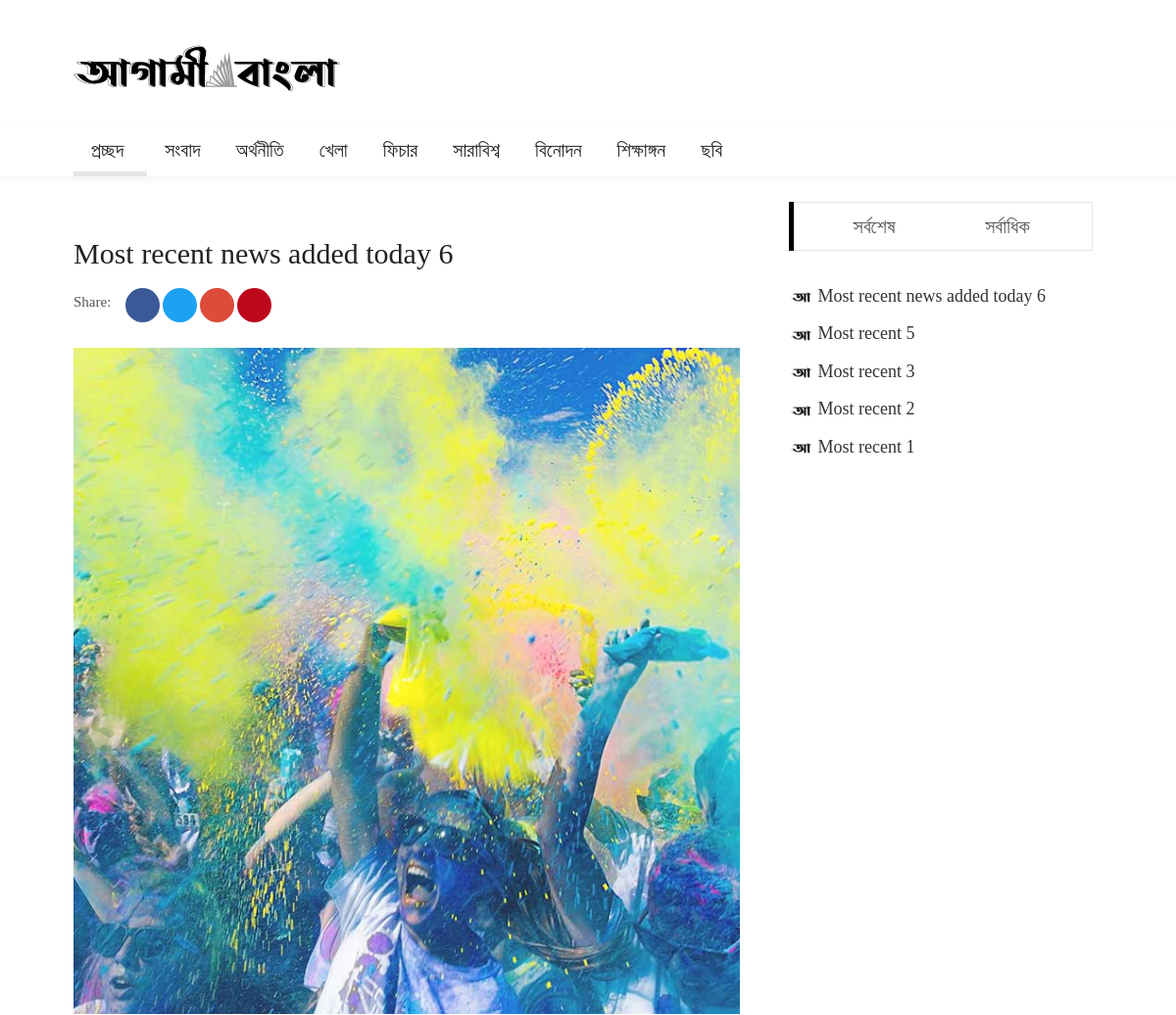
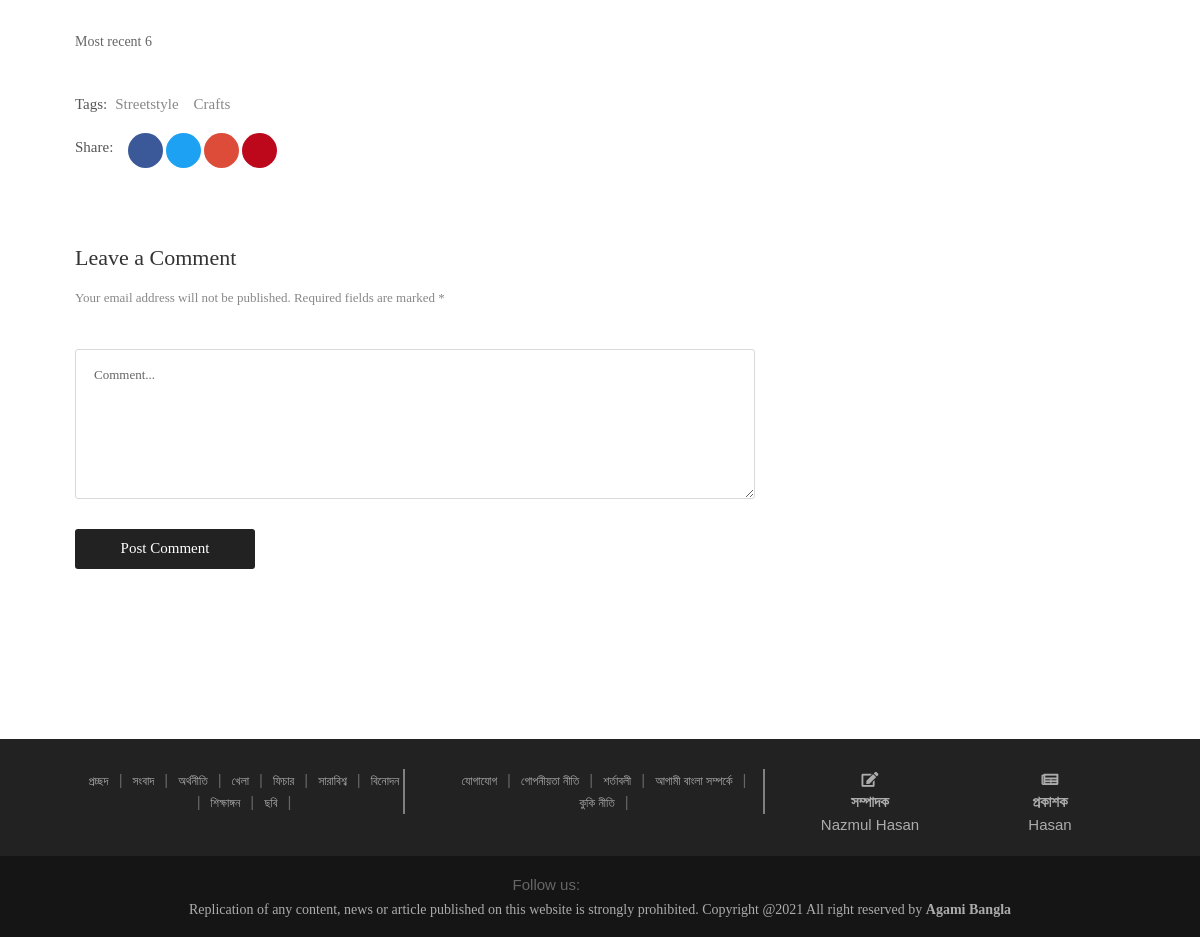
The app's page /ab/news/most/recent/details/5/ with its own data (2 pictures, top to bottom).
### adminPanel/models.py (models this page shows, shortened)
class SiteLogo(models.Model):
    site_logo = models.ImageField()

class NewsCategories(models.Model):
    category_name = models.CharField(default='', max_length=255, verbose_name="News Category Name")

class MostRecent(models.Model):
    news_image       = models.ImageField()
    news_title       = models.TextField(max_length=255)
    news_description = models.TextField(max_length=1000)
    news_writer      = models.CharField(max_length=70, blank=True, null=True)
    news_visitors    = models.IntegerField(blank=True, null=True)
    news_details = models.TextField(max_length=2000, blank=True, null=True)
    news_added_at    = models.DateField(auto_now_add=True)

class EditorPublisher(models.Model):
    editor_name    = models.CharField(max_length=255, default="")
    publisher_name = models.CharField(max_length=255, default="")

### core/views.py (the view)
# urls.py: url(r'^ab/news/most/recent/details/(?P<cat_id>\d+)/$', views.most_recent_news_details, name='newMostRecentDetails'),
def most_recent_news_details(request, cat_id):
    news_by_pk = MostRecent.objects.filter(pk=cat_id).first()
    news_category_model = NewsCategories.objects.all()
    subcategory_model = NewsSubCategories.objects.all()
    list_of_cat_pk_which_has_atleast_one_news = []
    for news in NewsMain.objects.all():
        list_of_cat_pk_which_has_atleast_one_news.append(news.news_catid)
    if MostRecent.objects.count() > 0:
        most_recent_news = MostRecent.objects.all().order_by('-pk')[:5]
    else:
        most_recent_news = "Null"
    if MostPopular.objects.count() > 0:
        most_popular_news = MostPopular.objects.all().order_by('-pk')[:5]
    else:
        most_popular_news = 'Null'
    if EditorPublisher.objects.count() > 0:
        editor_publisher_info = EditorPublisher.objects.filter().first()
    else:
        editor_publisher_info = "Not added yet!"
    if SiteLogo.objects.count() > 0:
        site_logo_db = SiteLogo.objects.filter().first()
    else:
        site_logo_db = "Not found!"
    context = {
        'news_by_pk': news_by_pk,
        'site_logo': site_logo_db,
        'news_category_model': news_category_model,
        'subcategory_model': subcategory_model,
        'list_of_cat_pk_which_has_atleast_one_news': list_of_cat_pk_which_has_atleast_one_news,
        'editor_publisher': editor_publisher_info,
        'most_recent_news': most_recent_news,
        'most_popular_news': most_popular_news,
    }
    return render(request, 'frontEnd/most_recent_news_details.html', context)

### core/templates/frontEnd/most_recent_news_details.html (shortened to what this page needs)
{% extends 'frontEnd/index.html' %}
{% load static %}
{% block main_content %}
	<div class="container">
		<div class="headline bg0 flex-wr-sb-c p-rl-20 p-tb-8">
		</div>
	</div>
	<section class="bg0 p-b-140 p-t-10">
		<div class="container">
			<div class="row justify-content-center">
				<div class="col-md-10 col-lg-8 p-b-30">
					<div class="p-r-10 p-r-0-sr991">
						<div class="p-b-70">
							<h3 class="f1-l-3 cl2 p-b-16 p-t-33 respon2">
								{{news_by_pk.news_title}}
							</h3>
							<div class="flex-s-s">
								<span class="f1-s-12 cl5 p-t-1 m-r-15">
									Share:
								</span>
								<div class="flex-wr-s-s size-w-0">
									<a href="#" class="dis-block f1-s-18 cl0 bg-facebook borad-3 hov-btn1 m-r-3 m-b-3 trans-03 add_border">
										<i class="fab fa-facebook-f m-r-3"></i>
									</a>
									<a href="#" class="dis-block f1-s-18 cl0 borad-3 hov-btn1 m-r-3 m-b-3 trans-03 add_border bg-twitter">
										<i class="fab fa-twitter m-r-3"></i>
									</a>
									<a href="#" class="bg-google dis-block f1-s-18 cl0 borad-3 hov-btn1 m-r-3 m-b-3 trans-03 add_border">
										<i class="fab fa-google-plus-g m-r-3"></i>
									</a>
									<a href="#" class="bg-pinterest dis-block f1-s-18 cl0 borad-3 hov-btn1 m-r-3 m-b-3 trans-03 add_border">
										<i class="fab fa-pinterest-p m-r-3"></i>
									</a>
								</div>
							</div>
							<br>
							<div class="wrap-pic-max-w p-b-30">
								<img src="{{news_by_pk.news_image.url}}" alt="IMG">
							</div>
							<p class="f1-s-11 cl6 p-b-25">
								{{news_by_pk.news_description|safe}}
							</p>
							<div class="flex-s-s p-t-12 p-b-15">
								<span class="f1-s-12 cl5 m-r-8">
									Tags:
								</span>
								<div class="flex-wr-s-s size-w-0">
									<a href="#" class="f1-s-12 cl8 hov-link1 m-r-15">
										Streetstyle
									</a>
									<a href="#" class="f1-s-12 cl8 hov-link1 m-r-15">
										Crafts
									</a>
								</div>
							</div>
							<div class="flex-s-s">
								<span class="f1-s-12 cl5 p-t-1 m-r-15">
									Share:
								</span>
								<div class="flex-wr-s-s size-w-0">
									<a href="#" class="dis-block f1-s-18 cl0 bg-facebook borad-3 hov-btn1 m-r-3 m-b-3 trans-03 add_border">
										<i class="fab fa-facebook-f m-r-3"></i>
									</a>
									<a href="#" class="dis-block f1-s-18 cl0 borad-3 hov-btn1 m-r-3 m-b-3 trans-03 add_border bg-twitter">
										<i class="fab fa-twitter m-r-3"></i>
									</a>
									<a href="#" class="bg-google dis-block f1-s-18 cl0 borad-3 hov-btn1 m-r-3 m-b-3 trans-03 add_border">
										<i class="fab fa-google-plus-g m-r-3"></i>
									</a>
									<a href="#" class="bg-pinterest dis-block f1-s-18 cl0 borad-3 hov-btn1 m-r-3 m-b-3 trans-03 add_border">
										<i class="fab fa-pinterest-p m-r-3"></i>
									</a>
								</div>
							</div>
						</div>
						<div>
							<h4 class="f1-l-4 cl3 p-b-12">
								Leave a Comment
							</h4>
							<p class="f1-s-13 cl8 p-b-40">
								Your email address will not be published. Required fields are marked *
							</p>
							<form>
								<textarea class="bo-1-rad-3 bocl13 size-a-15 f1-s-13 cl5 plh6 p-rl-18 p-tb-14 m-b-20" name="msg" placeholder="Comment..."></textarea>
								<button class="size-a-17 bg2 borad-3 f1-s-12 cl0 hov-btn1 trans-03 p-rl-15 m-t-10">
									Post Comment
								</button>
							</form>
						</div>
					</div>
				</div>
				<div class="col-md-10 col-lg-4">
					<div class="p-l-10 p-rl-0-sr991 p-b-20">
						<div class="tab01 p-b-20">
							<div class="tab01-head how2 how2-cl1 bocl12 flex-s-c m-r-10 m-r-0-sr991" id="most-recent-pop">
								<ul class="nav nav-tabs" role="tablist">
									<li class="nav-item">
										<a class="nav-link" data-toggle="tab" href="#tab1-recent" role="tab">সর্বশেষ</a>
									</li>
									<li class="nav-item">
										<a class="nav-link" data-toggle="tab" href="#tab1-popular" role="tab">সর্বাধিক</a>
									</li>
								</ul>
							</div>
							<div class="tab-content p-t-35">
								<div class="tab-pane fade show most-recent-pop-news active" id="tab1-recent" role="tabpanel">
									<div class="row">
										<div class="col-sm-12 p-r-25 p-r-15-sr991">
											{% for news in most_recent_news %}
											<div class="flex-wr-sb-s m-b-8">
												<div class="size-w-0">
													<h5 class="p-b-5">
														<a href="{% url 'newMostRecentDetails' cat_id=news.pk %}" class="f1-s-5 cl3 hov-cl10 trans-03">
															<img src="{%static 'frontEnd/agamiBanglaLogo/favicon-icon.png' %}" style="width:25px;height:25px;" alt="">
															{{news.news_title}}
														</a>
													</h5>
												</div>
											</div>
											{% endfor %}
										</div>
									</div>
								</div>
							</div>
						</div>
						<div class="flex-c-s p-t-8">
						</div>
						<br><br>
					</div>
				</div>
			</div>
		</div>
	</section>
{% endblock %}

### core/templates/frontEnd/index.html (shortened to what this page needs)
{% load static %}
<!DOCTYPE html>
<html lang="en">
<head>
	<link rel="stylesheet" type="text/css" href="{%static 'frontEnd/vendor/bootstrap/css/bootstrap.min.css' %}">
	<link rel="stylesheet" type="text/css" href="{%static 'frontEnd/fonts/fontawesome-5.0.8/css/fontawesome-all.min.css' %}">
	<link rel="stylesheet" type="text/css" href="{%static 'frontEnd/fonts/iconic/css/material-design-iconic-font.min.css' %}">
	<link rel="stylesheet" type="text/css" href="{%static 'frontEnd/vendor/animate/animate.css' %}">
	<link rel="stylesheet" type="text/css" href="{%static 'frontEnd/vendor/css-hamburgers/hamburgers.min.css' %}">
	<link rel="stylesheet" type="text/css" href="{%static 'frontEnd/vendor/animsition/css/animsition.min.css' %}">
	<link rel="stylesheet" type="text/css" href="{%static 'frontEnd/css/util.min.css' %}">
	<link rel="stylesheet" type="text/css" href="{%static 'frontEnd/css/main.css' %}">
</head>
<body class="animsition">
	<header>
		<div class="container-menu-desktop">
			<div class="wrap-logo container">
				<div class="logo">
					{%if site_logo %}
					<a href="/"><img src="{{site_logo.site_logo.url}}" alt="LOGO"></a>
					{% else %}
					<a href="#">ADD SITE LOGO</a>
					{% endif %}
				</div>
				<div class="banner-header">
				</div>
			</div>
			<div class="wrap-main-nav">
				<div class="main-nav">
					<nav class="menu-desktop">
						<ul class="main-menu">
							<li class="main-menu-active">
								<a href="/" id="nav_home">প্রচ্ছদ</a>
							</li>
							{% for news_cat in news_category_model %}
							{% if news_cat.pk not in category_list_which_has_no_subcat %}
							<li class="mega-menu-item">
								<a href="{% url 'abNewsListByCategoryPk' catid=news_cat.pk %}">{{ news_cat.category_name }}</a>
							</li>
							{% else %}
							<li class="mega-menu-item">
								<a href="{% url 'newsListByCatWhichHasNotSubcat' cat_id=news_cat.pk %}">{{ news_cat.category_name }}</a>
							</li>
							{% endif %}
							{% endfor %}
						</ul>
					</nav>
				</div>
			</div>
		</div>
	</header>
	{% block main_content %}
	{% endblock %}
	<footer>
		<div class="bg2 p-t-30 p-b-20">
			<div class="container">
				<div class="row">
					<div class="col-md-4">
						<div class="footer-nav-bar-list">
							<ul class="browse_category_list">
								<li><a href="/">প্রচ্ছদ</a></li>
								<li>|</li>
					{% for news_cat in news_category_model %}
					{% if news_cat.pk not in category_list_which_has_no_subcat and news_cat.pk != 9 %}
					<li>
						<a href="{% url 'abNewsListByCategoryPk' catid=news_cat.pk %}">{{ news_cat.category_name }}</a>
					</li>
					{% else %}
					<li class="mega-menu-item">
						<a href="{% url 'newsListByCatWhichHasNotSubcat' cat_id=news_cat.pk %}">{{ news_cat.category_name }}</a>
					</li>
					{% endif %}
					<li>|</li>
					{% endfor %}
							</ul>
						</div>
					</div>
					<div class="col-md-4">
						<div class="footer-nav-privacy-policy-term-condition">
						<ul>
							<li><a href="{% url 'abContactUs' %}">যোগাযোগ</a></li>
							<li>|</li>
							<li><a href="#">গোপনীয়তা নীতি</a></li>
							<li>|</li>
							<li><a href="#">শর্তাবলী</a></li>
							<li>|</li>
							<li><a href="/ab/about/us">আগামী বাংলা সম্পর্কে</a></li>
							<li>|</li>
							<li><a href="#">কুকি নীতি</a></li>
							<li>|</li>
						</ul>
						</div>
					</div>
					<div class="col-md-4">
						<div class="row" id="editor-publisher-section">
							<div class="col-md-6">
								<div class="row">
									<div class="col-md-12 text-center">
										<i class="fas fa-edit"></i>
									</div>
								</div>
								<div class="row">
									<div class="col-md-12">
										<h5 class="text-center"><strong>সম্পাদক</strong></h5>
									</div>
								</div>
								<div class="row">
									<div class="col-md-12">
										<h5 class="text-center">{{editor_publisher.editor_name}}</h5>
									</div>
								</div>
							</div>
							<div class="col-md-6">
								<div class="row">
									<div class="col-md-12 text-center">
										<i class="fas fa-newspaper"></i>
									</div>
								</div>
								<div class="row">
									<div class="col-md-12">
										<h5 class="text-center"><strong>প্রকাশক</strong></h5>
									</div>
								</div>
								<div class="row">
									<div class="col-md-12">
										<h5 class="text-center">{{editor_publisher.publisher_name}}</h5>
									</div>
								</div>
							</div>
						</div>
					</div>
				</div>
			</div>
		</div>
		<div class="bg11">
			<div class="topbar">
				<div class="content-topbar container h-100">
					<div class="right-topbar text-center">
						<span>Follow us:</span>
						<a href="#">
							<span class="fab fa-facebook-f" style="color:#4267B2;"></span>
						</a>
						<a href="#">
							<span class="fab fa-twitter" style="color:#1C9CEB;"></span>
						</a>
						<a href="#">
							<span class="fab fa-pinterest-p" style="color:#E60023;"></span>
						</a>
						<a href="#">
							<span class="fab fa-youtube" style="color: #FF0000;"></span>
						</a>
					</div>
				</div>
			</div>
			<div class="container flex-c-c p-tb-15">
				<span class="f1-s-1 cl0 txt-center">
					<a href="#" class="f1-s-1 cl10 hov-link1" id="copy-right-nav">
						Replication of any content,
						 news or article published on this website is strongly prohibited. Copyright @2021 All right reserved by <strong>Agami Bangla</strong>
					</a>
				</span>
			</div>
		</div>
	</footer>
</body>
</html>

### records on screen
SiteLogo: site_logo (picture)
NewsCategories: category_name "সংবাদ"
NewsCategories: category_name "অর্থনীতি"
NewsCategories: category_name "খেলা"
NewsCategories: category_name "ফিচার"
NewsCategories: category_name "সারাবিশ্ব"
NewsCategories: category_name "বিনোদন"
NewsCategories: category_name "শিক্ষাঙ্গন"
NewsCategories: category_name "ছবি"
MostRecent: news_title "Most recent news added today 6", news_image (picture), news_description "Most recent 6"
MostRecent: news_title "Most recent 5"
MostRecent: news_title "Most recent 3"
MostRecent: news_title "Most recent 2"
MostRecent: news_title "Most recent 1"
EditorPublisher: editor_name "Nazmul Hasan", publisher_name "Hasan"
